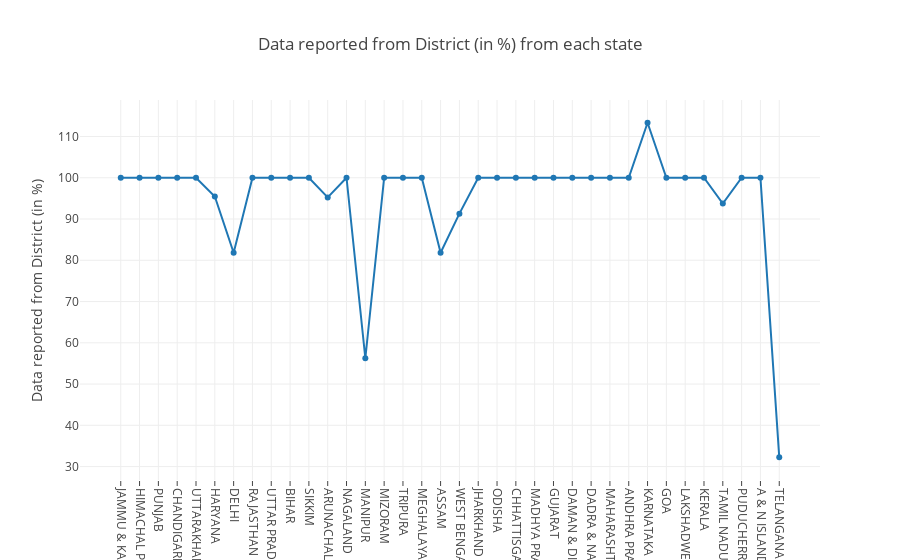

This figure's notebook cell:
### Code cell
x = df_ele.STATNAME

# Creating trace1
trace1 = go.Scatter(
                    x = x,
                    y = df_ele.PER_DIST,
                    mode = "lines+markers",
                    name = "District count",
                    text= df_ele.STATNAME)

data = [trace1]
layout = dict(title = 'Data reported from District (in %) from each state',
              xaxis= dict(
                  ticklen= 5,
                  tickangle=90,
                  zeroline= False),
                  
              yaxis=dict(
                    title='Data reported from District (in %)'
                )
             )
fig = dict(data = data, layout = layout)
iplot(fig)

### Figure 1 — Plotly figure (JSON) as saved in the notebook; plotly's stock layout.template omitted (floating-point values rounded to 4 significant figures)
{"data": [{"mode": "lines+markers", "name": "District count", "text": ["JAMMU & KASHMIR", "HIMACHAL PRADESH", "PUNJAB", "CHANDIGARH", "UTTARAKHAND", "HARYANA", "DELHI", "RAJASTHAN", "UTTAR PRADESH", "BIHAR", "SIKKIM", "ARUNACHAL PRADESH", "NAGALAND", "MANIPUR", "MIZORAM", "TRIPURA", "MEGHALAYA", "ASSAM", "WEST BENGAL", "JHARKHAND", "ODISHA", "CHHATTISGARH", "MADHYA PRADESH", "GUJARAT", "DAMAN & DIU", "DADRA & NAGAR HAVELI", "MAHARASHTRA", "ANDHRA PRADESH", "KARNATAKA", "GOA", "LAKSHADWEEP", "KERALA", "TAMIL NADU", "PUDUCHERRY", "A & N ISLANDS", "TELANGANA"], "type": "scatter", "uid": "4ed26810-1334-4bb7-91d7-5a9a0532a703", "x": ["JAMMU & KASHMIR", "HIMACHAL PRADESH", "PUNJAB", "CHANDIGARH", "UTTARAKHAND", "HARYANA", "DELHI", "RAJASTHAN", "UTTAR PRADESH", "BIHAR", "SIKKIM", "ARUNACHAL PRADESH", "NAGALAND", "MANIPUR", "MIZORAM", "TRIPURA", "MEGHALAYA", "ASSAM", "WEST BENGAL", "JHARKHAND", "ODISHA", "CHHATTISGARH", "MADHYA PRADESH", "GUJARAT", "DAMAN & DIU", "DADRA & NAGAR HAVELI", "MAHARASHTRA", "ANDHRA PRADESH", "KARNATAKA", "GOA", "LAKSHADWEEP", "KERALA", "TAMIL NADU", "PUDUCHERRY", "A & N ISLANDS", "TELANGANA"], "y": [100, 100, 100, 100, 100, 95.45, 81.82, 100, 100, 100, 100, 95.24, 100, 56.25, 100, 100, 100, 81.82, 91.3, 100, 100, 100, 100, 100, 100, 100, 100, 100, 113.3, 100, 100, 100, 93.75, 100, 100, 32.26]}], "layout": {"title": {"text": "Data reported from District (in %) from each state"}, "xaxis": {"tickangle": 90, "ticklen": 5, "zeroline": false}, "yaxis": {"title": {"text": "Data reported from District (in %)"}}}}
